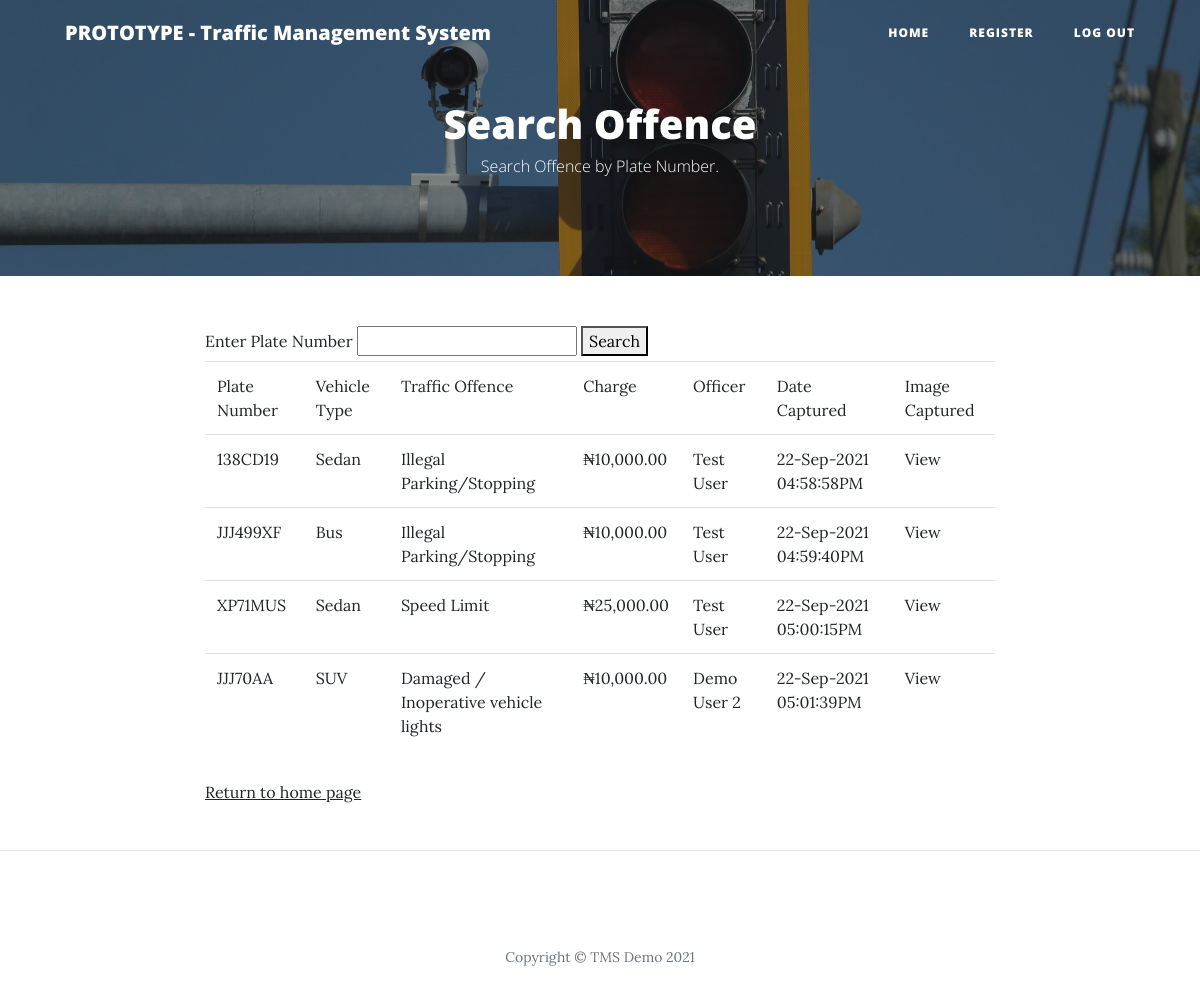
The page /search (signed in) on the database its author committed.
### main.py (models this page shows)
class Bookings(db.Model):
    __tablename__ = "traffic_bookings"
    id = db.Column(db.Integer, primary_key=True)
    officer_id = db.Column(db.Integer, db.ForeignKey("users.id"), nullable=False)
    officer = relationship("User", back_populates="booking_officer")
    offence_id = db.Column(db.Integer, db.ForeignKey("traffic_offence.id"), nullable=False)
    offence = relationship("Offence", back_populates="offence_booking")
    plate_no = db.Column(db.String(250), nullable=False)
    vehicle_type = db.Column(db.String(250), nullable=True)
    vehicle_model = db.Column(db.String(250), nullable=True)
    vehicle_make = db.Column(db.String(250), nullable=True)
    vehicle_color = db.Column(db.String(250), nullable=True)
    vehicle_orientation = db.Column(db.String(250), nullable=True)
    comment = db.Column(db.Text, nullable=True)
    img = db.Column(db.String(250), nullable=False)
    date_created = db.Column(db.DateTime, nullable=False)

class Offence(db.Model):
    __tablename__ = "traffic_offence"
    id = db.Column(db.Integer, primary_key=True)
    offence_name = db.Column(db.String(250), nullable=False)
    offence_booking = relationship("Bookings", back_populates="offence")
    offence_desc = db.Column(db.Text, nullable=True)
    fees = db.Column(db.Float, nullable=False)
    date_created = db.Column(db.DateTime, nullable=False)

class User(UserMixin, db.Model):
    __tablename__ = "users"
    id = db.Column(db.Integer, primary_key=True)
    name = db.Column(db.String(250), nullable=False)
    email = db.Column(db.String(250), unique=True, nullable=False)
    username = db.Column(db.String(250), unique=True, nullable=False)
    booking_officer = relationship("Bookings", back_populates="officer")
    password = db.Column(db.String(250), nullable=False)
    date_created = db.Column(db.DateTime, nullable=False)

### main.py (the view)
@app.route('/search', methods=["GET", "POST"])
def search_offence():
    search_form = SearchForm()
    if search_form.validate_on_submit():
        search_query = search_form.search_value.data
        search_result = Bookings.query.filter_by(plate_no=search_query).all()
        list_of_rows = [
            ['Plate Number', 'Vehicle Type', 'Traffic Offence', 'Charge', 'Officer', 'Date Captured', 'Image Captured']]
        for row in search_result:
            new_row = [row.plate_no,
                       row.vehicle_type,
                       Offence.query.get(row.offence_id).offence_name,
                       "₦{:,.2f}".format(Offence.query.get(row.offence_id).fees),
                       User.query.get(row.officer_id).name,
                       row.date_created.strftime("%d-%b-%Y %I:%M:%S%p"),
                       row.img]
            list_of_rows.append(new_row)
        return render_template("search.html", form=search_form, result=list_of_rows, query=search_query)
    else:
        list_of_rows = [
            ['Plate Number', 'Vehicle Type', 'Traffic Offence', 'Charge', 'Officer', 'Date Captured', 'Image Captured']]
        query = Bookings.query.limit(20).all()
        for row in query:
            new_row = [row.plate_no,
                       row.vehicle_type,
                       Offence.query.get(row.offence_id).offence_name,
                       "₦{:,.2f}".format(Offence.query.get(row.offence_id).fees),
                       User.query.get(row.officer_id).name,
                       row.date_created.strftime("%d-%b-%Y %I:%M:%S%p"),
                       row.img]
            list_of_rows.append(new_row)
        return render_template("search.html", form=search_form, result=list_of_rows)

### forms.py
class SearchForm(FlaskForm):
    search_value = StringField("Enter Plate Number", validators=[DataRequired()])
    submit = SubmitField("Search")

### main.py (called while the page is built)
@login_manager.user_loader
def load_user(user_id):
    return User.query.get(int(user_id))

### templates/search.html (shortened to what this page needs)
{% include "header.html" %}
<header class="masthead" style="background-image: url('{{ url_for('static', filename='img/traffic-light.jpg')}}')">
    <div class="overlay"></div>
    <div class="container">
        <div class="row">
            <div class="col-lg-8 col-md-10 mx-auto">
                <div class="site-heading">
                    <h1>Search Offence</h1>
                    <span class="subheading">Search Offence by Plate Number.</span>
                </div>
            </div>
        </div>
    </div>
</header>
    <div class="row">
        <div class="col-lg-8 col-md-10 mx-auto">
            <form method="POST" action="">
                {{ form.search_value.label }} {{ form.search_value }}
                <button>Search</button>
                {% if result%}
                <table class="table">
                    {% for row in result %}
                    <tr>
                        {% for item in row %}
                          {% if item[:7] == "static/" %}
                          <td><a href="{{ item }}">View</a></td>
                          {% else %}
                          <td>{{ item }}</td>
                          {% endif %}
                        {% endfor %}
                    </tr>
                    {% endfor %}
                </table>
                {% endif %}
                <p><a href="{{ url_for('capture_image') }}">Return to home page</a></p>
            </form>
        </div>
    </div>
<hr>
{% include "footer.html" %}

### rows shown on the page
Bookings: plate_no "138CD19", vehicle_type "Sedan"
Offence: offence_name "Illegal Parking/Stopping"
User: name "Test User"
Bookings: plate_no "JJJ499XF", vehicle_type "Bus"
Bookings: plate_no "XP71MUS", vehicle_type "Sedan"
Offence: offence_name "Speed Limit"
Bookings: plate_no "JJJ70AA", vehicle_type "SUV"
Offence: offence_name "Damaged / Inoperative vehicle lights"
User: name "Demo User 2"

### other values the page prints
{{ item }} "Plate Number" "Vehicle Type" "Traffic Offence" "Charge" "Officer" "Date Captured" "Image Captured" "₦10,000.00" "22-Sep-2021 04:58:58PM" "₦10,000.00" "22-Sep-2021 04:59:40PM" "₦25,000.00" "22-Sep-2021 05:00:15PM" "₦10,000.00" "22-Sep-2021 05:01:39PM"
